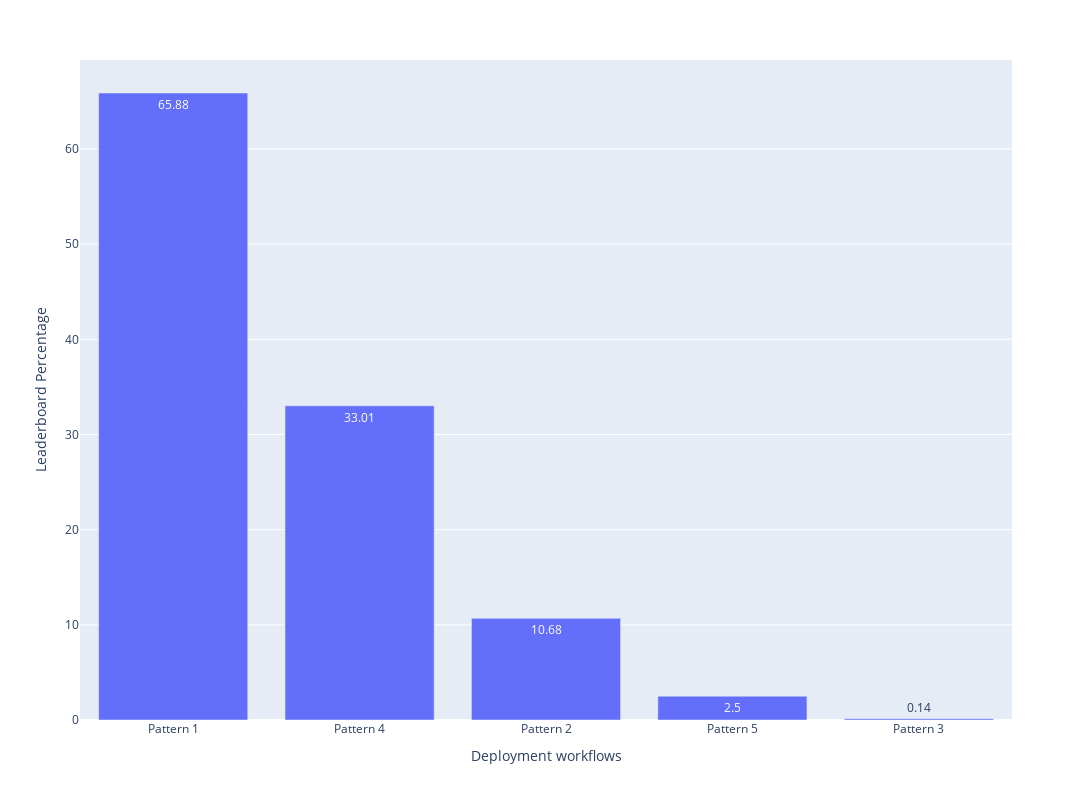

This figure's notebook cell:
### Code cell
df = pd.read_csv(path_meta / 'leaderboard_processed.csv')
df['Development workflows'] = df['Development workflows'].apply(ast.literal_eval)

# df = df[df['Development workflows'].map(len) > 0]
df_workflow = df.explode('Development workflows')
df_workflow = df_workflow.groupby('Development workflows').size().reset_index(name='Frequency')
df_workflow['Development workflows'] = df_workflow['Development workflows'].apply(lambda x: f'Pattern {x}' if x != 'Unknown' else x)
df_workflow.sort_values(by='Frequency', ascending=False, inplace=True)
df_workflow['Weight'] = 1

print(f"{df_workflow['Development workflows'].iloc[0]} is the most prevalent ({df_workflow['Frequency'].iloc[0]} out of {len(df)}) workflow patterns that accounts for {round(df_workflow['Frequency'].iloc[0]/len(df)*100,2)}%.")
df_pwc = df[df['Platforms'].str.contains('pwc')]
print(f"There are {round(len(df[df['Development workflows'].map(len) > 1])/len(df)*100,2)}% ({len(df[df['Development workflows'].map(len) > 1])} out of {len(df)}) non-PWC leaderboards with multiple workflow patterns.")
print(f'In {df_workflow["Development workflows"].iloc[0]}, {round(len(df_pwc)/df_workflow["Frequency"].iloc[0]*100,2)}% ({len(df_pwc)} out of {df_workflow["Frequency"].iloc[0]}) of the leaderboards are hosted on Papers With Code.')

statistics = {
    'Distribution': 'Leaderboards across Workflow Patterns',
    'Mean': np.mean(df_workflow['Frequency']),
    'Median': np.median(df_workflow['Frequency']),
    'IQR': df_workflow['Frequency'].quantile(0.75) - df_workflow['Frequency'].quantile(0.25),
    'Gini Coefficient': ineqpy.inequality.gini(data=df_workflow[df_workflow['Development workflows'] != 'Unknown'], income='Frequency', weights='Weight'),
}
if os.path.exists(path_meta / 'leaderboard_statistics.csv'):
    df_statistics = pd.read_csv(path_meta / 'leaderboard_statistics.csv')
else:
    df_statistics = pd.DataFrame()
df_statistics = pd.concat([df_statistics, pd.DataFrame([statistics])], ignore_index=True)
df_statistics.drop_duplicates(subset=['Distribution'], keep='last', inplace=True)
df_statistics.sort_values(by='Distribution', inplace=True)
df_statistics.to_csv(path_meta / 'leaderboard_statistics.csv', index=False)

df_workflow = df_workflow[df_workflow['Development workflows'] != 'Unknown']
df_workflow['Ratio'] = round(df_workflow['Frequency'] / len(df) * 100, 2)
fig = px.bar(
    x=df_workflow['Development workflows'], 
    y=df_workflow['Ratio'],
    text_auto=True,
    labels={'x': 'Deployment workflows', 'y': 'Leaderboard Percentage'},
)
fig.update_layout(
    width=1200,  # Set the width of the figure
    height=800,  # Set the height of the figure
)
fig.show()

### Figure 1 — Plotly figure (JSON) as saved in the notebook; plotly's stock layout.template omitted (floating-point values rounded to 4 significant figures)
{"data": [{"alignmentgroup": "True", "hovertemplate": "Deployment workflows=%{x}<br>Leaderboard Percentage=%{y}<extra></extra>", "legendgroup": "", "marker": {"color": "#636efa", "pattern": {"shape": ""}}, "name": "", "offsetgroup": "", "orientation": "v", "showlegend": false, "textposition": "auto", "texttemplate": "%{y}", "type": "bar", "x": ["Pattern 1", "Pattern 4", "Pattern 2", "Pattern 5", "Pattern 3"], "xaxis": "x", "y": [65.88, 33.01, 10.68, 2.5, 0.14], "yaxis": "y"}], "layout": {"barmode": "relative", "height": 800, "legend": {"tracegroupgap": 0}, "margin": {"t": 60}, "width": 1200, "xaxis": {"anchor": "y", "domain": [0, 1], "title": {"text": "Deployment workflows"}}, "yaxis": {"anchor": "x", "domain": [0, 1], "title": {"text": "Leaderboard Percentage"}}}}
